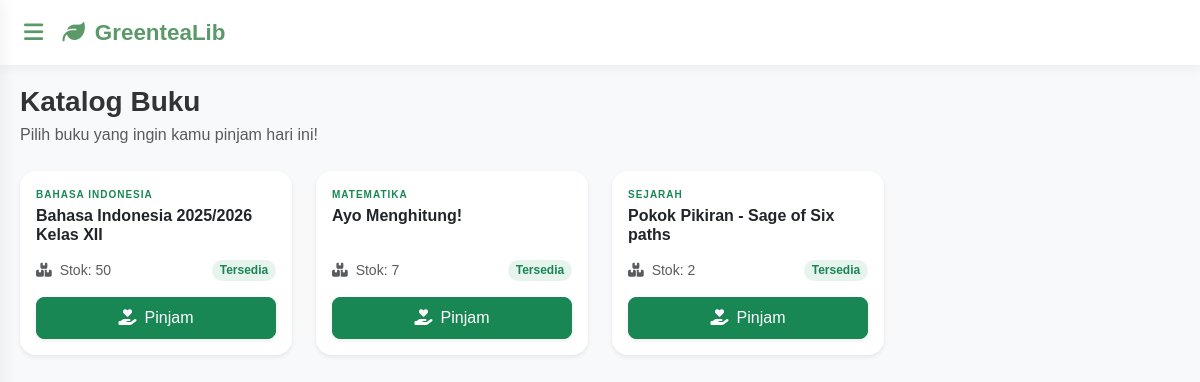
Screenshot of /Views/V_KatalogBuku.php with the database file from the repository.
### tables this page shows
CREATE TABLE `buku` (
  `id` int NOT NULL,
  `judul` varchar(255) NOT NULL,
  `kategori` enum('Matematika','Bahasa Indonesia','Bahasa Inggris','Pendidikan Agama Islam','Bahasa Sunda','Sejarah','Pendidikan Pancasila','Wirausaha','Akutansi') DEFAULT NULL,
  `stok` int DEFAULT '0'
);

### Controllers/C_Buku.php (called while the page is built, shortened)
<?php
include_once '../Models/M_Buku.php';
$buku = new M_Buku();
try{
    if(!empty($_GET['aksi'])){
        if(!($_GET['aksi'] == 'hapus')){
            if($_GET['aksi'] == 'edit'){
                $id = $_GET['id'];
                $bukus = $buku->SHOW_BUKU_BY_ID($id);
                include_once '../Views/V_UpdateBuku.php';
            }else{
                $id = $_POST['id'];
                $judul = $_POST['judul'];
                $kategori = $_POST['kategori'];
                $stok = $_POST['stok'];
                if($_GET['aksi'] == 'tambah'){
                    $buku->ADD_BUKU($id, $judul, $kategori, $stok);
                }elseif($_GET['aksi'] == 'update'){
                    $buku->UPDATE_BUKU($id, $judul, $kategori, $stok);
                }
            }
        }else{
        	$id = $_GET['id'];
        	$buku->DELETE_BUKU($id);
        }
    }else{
        $bukus = $buku->SHOW_BUKU();
    }
}catch(Exception $e){
    echo $e->getMessage();
}

### Models/M_Connect.php (called while the page is built, shortened)
<?php
class M_Connect
{
	private $host = "localhost",
	$username = "root",
	$pass = "",
	$db = "aqxua_lib";
	function __construct()
	{
		$this->connect = mysqli_connect($this->host, $this->username, $this->pass, $this->db);
		if ($this->connect)
		{
			return $this->connect;
		}else{
			echo mysqli_connect_error();
		}
	}
}

### Models/M_Buku.php (called while the page is built, shortened)
<?php
include_once 'M_Connect.php';
class M_Buku{
    public function SHOW_BUKU()
    {
        $conn = new M_Connect();
        $sql = 'SELECT * FROM buku';
        $post = mysqli_query($conn->connect, $sql);
        if($post->num_rows > 0){
            while ($data = mysqli_fetch_object($post)){
                $result[] = $data;
            }
            return $result;
        }
    }
}

### Views/V_KatalogBuku.php (the view)
<?php
    include_once '../Controllers/C_Buku.php';
    include_once 'HEADER.php';
?>
    <div class="mb-4">
        <h3 class="fw-bold mb-1">Katalog Buku</h3>
        <p class="text-muted">Pilih buku yang ingin kamu pinjam hari ini!</p>
    </div>
    <div class="row g-4">
        <?php
            if(!empty($bukus)){
                foreach ($bukus as $data){ ?>
            <div class="col-12 col-sm-6 col-md-4 col-lg-3">
                <div class="card h-100 shadow-sm border-0 rounded-4 card-book-hover transition-all">
                    <div class="card-body d-flex flex-column pt-3">
                        <span class="text-uppercase text-success fw-bold mb-1" style="font-size: 10px; letter-spacing: 1px;">
                            <?= $data->kategori ?>
                        </span>
                        <h6 class="card-title fw-bold mb-3 text-dark">
                            <?= $data->judul ?>
                        </h6>
                        <div class="mt-auto mb-3 d-flex justify-content-between align-items-center">
                            <div class="small">
                                <i class="fas fa-boxes text-muted me-1"></i>
                                <span class="text-muted">Stok: <?= $data->stok ?></span>
                            </div>
                            <?php if ($data->stok > 0) : ?>
                                <span class="badge rounded-pill bg-success bg-opacity-10 text-success small">Tersedia</span>
                            <?php else : ?>
                                <span class="badge rounded-pill bg-danger bg-opacity-10 text-danger small">Habis</span>
                            <?php endif; ?>
                        </div>
                        <a href="V_FormPinjam.php?id=<?= $data->id ?>"
                           class="btn <?= $data->stok > 0 ? 'btn-success' : 'btn-secondary disabled' ?> w-100 rounded-3 shadow-sm py-2">
                            <i class="fas fa-hand-holding-heart me-2"></i>Pinjam
                        </a>
                    </div>
                </div>
            </div>
        <?php }}else{
            echo '<p class="text-center text-muted">Buku sedang kosong!</p>';
        } ?>
    </div>
<?php include_once 'FOOTER.php'; ?>

### Views/HEADER.php (shortened to what this page needs)
<!DOCTYPE html>
<html lang="en">
    <head>
        <link rel="stylesheet" href="../assets/src/bootstrap/css/bootstrap.min.css">
        <link href="../assets/src/icons/css/all.min.css" rel="stylesheet">
    </head>
    <body>
		<header class="topbar">
		    <label for="toggleSidebar" class="hamburger"><i class="fas fa-bars"></i></label>
		    <div class="brand">
                <i class="fas fa-leaf"></i> GreenteaLib
            </div>
		</header>
        <div class="content-area">

### Views/FOOTER.php (shortened to what this page needs)
    <br>
    </body>
</html>

### Views/HEADER.php (style rules this page uses)
:root { --green-tea: #5B9A68; --green-tea-dark: #388E3C; --green-tea-soft: #F1F8E9; --text-dark: #333333; --white: #ffffff; }
body { margin: 0; font-family: 'Poppins', sans-serif; background: #f8f9fa; color: var(--text-dark); }
.topbar { height: 65px; background: var(--white); color: var(--green-tea); display: flex; align-items: center; padding: 0 1.5rem; position: fixed; top: 0; left: 0; right: 0; z-index: 1000; box-shadow: 0 4px 12px rgba(0,0,0,0.05); }
.hamburger { font-size: 22px; cursor: pointer; margin-right: 1.2rem; user-select: none; transition: 0.3s; }
.brand { font-weight: 700; font-size: 1.4rem; display: flex; align-items: center; gap: 10px; }
.content-area { padding-top: 85px; padding-left: 20px; padding-right: 20px; }

### rows the page displays
buku: kategori "BAHASA INDONESIA", judul "Bahasa Indonesia 2025/2026 Kelas XII", stok "50", shows "Tersedia"
buku: kategori "MATEMATIKA", judul "Ayo Menghitung!", stok "7", shows "Tersedia"
buku: kategori "SEJARAH", judul "Pokok Pikiran - Sage of Six paths", stok "2", shows "Tersedia"
